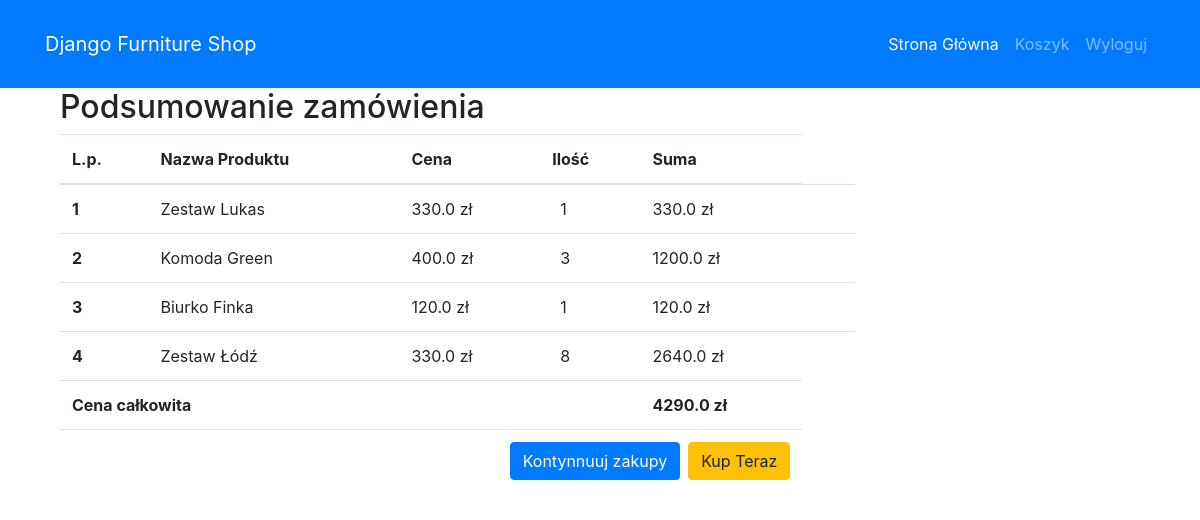
The app's page /cart/ (signed in), older data.
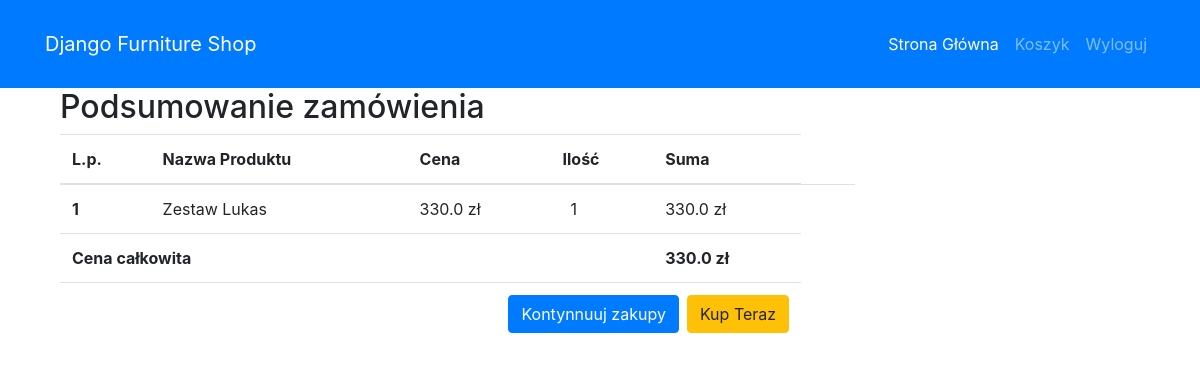
The same page, newer data.
### index/models.py (models this page shows, shortened)
class OrderProduct(models.Model):
    user = models.ForeignKey(settings.AUTH_USER_MODEL,
                             on_delete=models.CASCADE)
    ordered = models.BooleanField(default=False)
    product = models.ForeignKey(Product, on_delete=models.CASCADE)
    quantity = models.IntegerField(default=1)
    def get_total_price(self):
        return self.quantity * self.product.price

class Product(models.Model):
    name = models.CharField(max_length=200)
    manufacturer = models.ForeignKey('auth.User', on_delete=models.CASCADE)
    description = models.CharField(max_length=200)
    created_date = models.DateTimeField(default=timezone.now)
    price = models.FloatField()
    photo = models.ImageField(upload_to = 'media/', null=True, blank=True)

class Order(models.Model):
    user = models.ForeignKey(settings.AUTH_USER_MODEL,
                            on_delete=models.CASCADE)
    products = models.ManyToManyField(OrderProduct)
    ordered_date = models.DateTimeField(auto_now_add=True)
    ordered = models.BooleanField(default=False)
    shipping_address = models.ForeignKey(
        'UserAddress', related_name='shipping_address', on_delete=models.SET_NULL, blank=True, null=True)
    sale_date = models.DateField(auto_now_add=True)
    payment_deadline = models.DateField(auto_now_add=True)
    def get_total(self):
        total = 0
        for order_product in self.products.all():
            total += order_product.get_total_price()
        return total

### index/views.py (the view)
# urls.py: path('cart/', CartView.as_view(), name='cart'),
class CartView(LoginRequiredMixin, View):
    def get(self, *args, **kwargs):
        try:
            order = Order.objects.get(user=self.request.user, ordered=False)
            return render(self.request, 'index/cart.html', {'order': order})
        except ObjectDoesNotExist:
            messages.warning(self.request, "Nie masz aktywnego zamówienia !")
            return redirect("/")

### index/templatetags/group_tag.py (called while the page is built)
@register.filter(name='group_tag')
def group_tag(user, group_name):
    group = Group.objects.get(name=group_name)
    return True if group in user.groups.all() else False

### index/templates/index/cart.html (shortened to what this page needs)
{% extends "index/base.html" %}
{% load group_tag %}
{% block content %}
  <main>
    <div class="container">
    <div class="table-responsive text-nowrap">
    <h2>Podsumowanie zamówienia</h2>
    <table class="table">
        <thead>
        <tr>
            <th scope="col">L.p.</th>
            <th scope="col">Nazwa Produktu</th>
            <th scope="col">Cena</th>
            <th scope="col">Ilość</th>
            <th scope="col">Suma</th>
        </tr>
        </thead>
        <tbody>
        {% for product in order.products.all %}
        <tr>
            <th scope="row">{{ forloop.counter }}</th>
            <td>{{ product.product.name }}</td>
            <td>{{ product.product.price }} zł</td>
            <td>
                <a href="{% url 'remove_single_product_from_cart' product.product.pk %}"></a>
                {{ product.quantity }}
                <a href="{% url 'add_to_cart' product.product.pk %}"></a>
            </td>
            <td>
                {{ product.get_total_price }} zł
        </td>
        <td>
            <a href="{% url 'remove_from_cart' product.product.pk %}"></a>
            </td>
        </tr>
        {% endfor %}
        {% if order.get_total %}
        <tr>
            <td colspan="4"><b>Cena całkowita</b></td>
            <td><b>{{ order.get_total }} zł</b></td>
        </tr>
        <tr>
            <td colspan="5">
            <a class='btn btn-warning float-right ml-2' href='/checkout/'>Kup Teraz</a>
            <a class='btn btn-primary float-right' href='/'>Kontynnuuj zakupy</a>
            </td>
        </tr>
        {% endif %}
        </tbody>
    </table>
    </div>
    </div>
  </main>
{% endblock content %}

Row changes from the older to the newer data that the page shows:
no longer on this page (row unchanged): OrderProduct: product.name "Komoda Green", product.price "400.0", quantity "3", get_total_price "1200.0"
no longer on this page (row unchanged): OrderProduct: product.name "Biurko Finka", product.price "120.0", quantity "1", get_total_price "120.0"
no longer on this page (row edited): OrderProduct: product.name "Zestaw Łódź", product.price "330.0", quantity "8", get_total_price "2640.0"
no longer on this page (row edited): Order: get_total "4290.0"
added Order: get_total "330.0"
